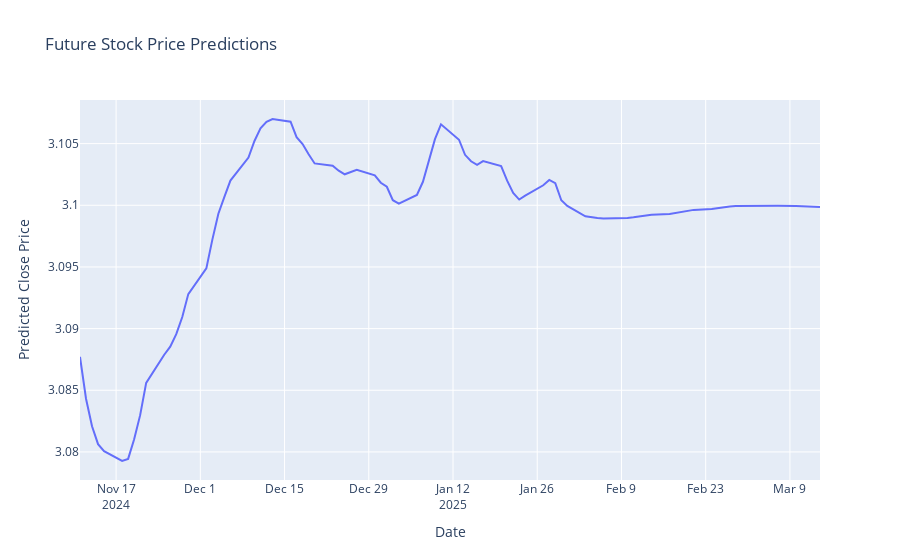

The code cell stored with this chart in its notebook:
### Code cell
fig_pred, future_df = stock_pred(scaled_data, features, model)
fig_pred.show()
